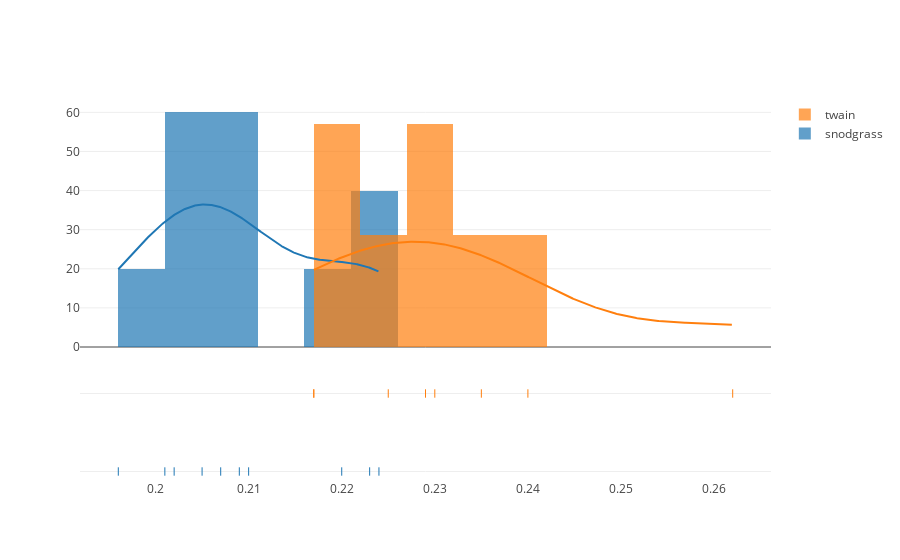

Here is the notebook cell this chart was saved with:
### Code cell
fig = ff.create_distplot([snodgrass,twain], ['snodgrass','twain'], bin_size=[0.005,0.005])
iplot(fig)

### Figure 1 — Plotly figure (JSON) as saved in the notebook; plotly's stock layout.template omitted (floating-point values rounded to 4 significant figures; data arrays with more than 128 entries replaced by an {"elided": "..."} marker saying what was removed)
{"data": [{"autobinx": false, "histnorm": "probability density", "legendgroup": "snodgrass", "marker": {"color": "rgb(31, 119, 180)"}, "name": "snodgrass", "opacity": 0.7, "type": "histogram", "x": [0.209, 0.205, 0.196, 0.21, 0.202, 0.207, 0.224, 0.223, 0.22, 0.201], "xaxis": "x1", "xbins": {"end": 0.224, "size": 0.005, "start": 0.196}, "yaxis": "y1"}, {"autobinx": false, "histnorm": "probability density", "legendgroup": "twain", "marker": {"color": "rgb(255, 127, 14)"}, "name": "twain", "opacity": 0.7, "type": "histogram", "x": [0.225, 0.262, 0.217, 0.24, 0.23, 0.229, 0.235, 0.217], "xaxis": "x1", "xbins": {"end": 0.262, "size": 0.005, "start": 0.217}, "yaxis": "y1"}, {"legendgroup": "snodgrass", "marker": {"color": "rgb(31, 119, 180)"}, "mode": "lines", "name": "snodgrass", "showlegend": false, "type": "scatter", "x": {"elided": "500 float values"}, "xaxis": "x1", "y": {"elided": "500 float values"}, "yaxis": "y1"}, {"legendgroup": "twain", "marker": {"color": "rgb(255, 127, 14)"}, "mode": "lines", "name": "twain", "showlegend": false, "type": "scatter", "x": {"elided": "500 float values"}, "xaxis": "x1", "y": {"elided": "500 float values"}, "yaxis": "y1"}, {"legendgroup": "snodgrass", "marker": {"color": "rgb(31, 119, 180)", "symbol": "line-ns-open"}, "mode": "markers", "name": "snodgrass", "showlegend": false, "text": null, "type": "scatter", "x": [0.209, 0.205, 0.196, 0.21, 0.202, 0.207, 0.224, 0.223, 0.22, 0.201], "xaxis": "x1", "y": ["snodgrass", "snodgrass", "snodgrass", "snodgrass", "snodgrass", "snodgrass", "snodgrass", "snodgrass", "snodgrass", "snodgrass"], "yaxis": "y2"}, {"legendgroup": "twain", "marker": {"color": "rgb(255, 127, 14)", "symbol": "line-ns-open"}, "mode": "markers", "name": "twain", "showlegend": false, "text": null, "type": "scatter", "x": [0.225, 0.262, 0.217, 0.24, 0.23, 0.229, 0.235, 0.217], "xaxis": "x1", "y": ["twain", "twain", "twain", "twain", "twain", "twain", "twain", "twain"], "yaxis": "y2"}], "layout": {"barmode": "overlay", "hovermode": "closest", "legend": {"traceorder": "reversed"}, "xaxis1": {"anchor": "y2", "domain": [0, 1], "zeroline": false}, "yaxis1": {"anchor": "free", "domain": [0.35, 1], "position": 0}, "yaxis2": {"anchor": "x1", "domain": [0, 0.25], "dtick": 1, "showticklabels": false}}}
